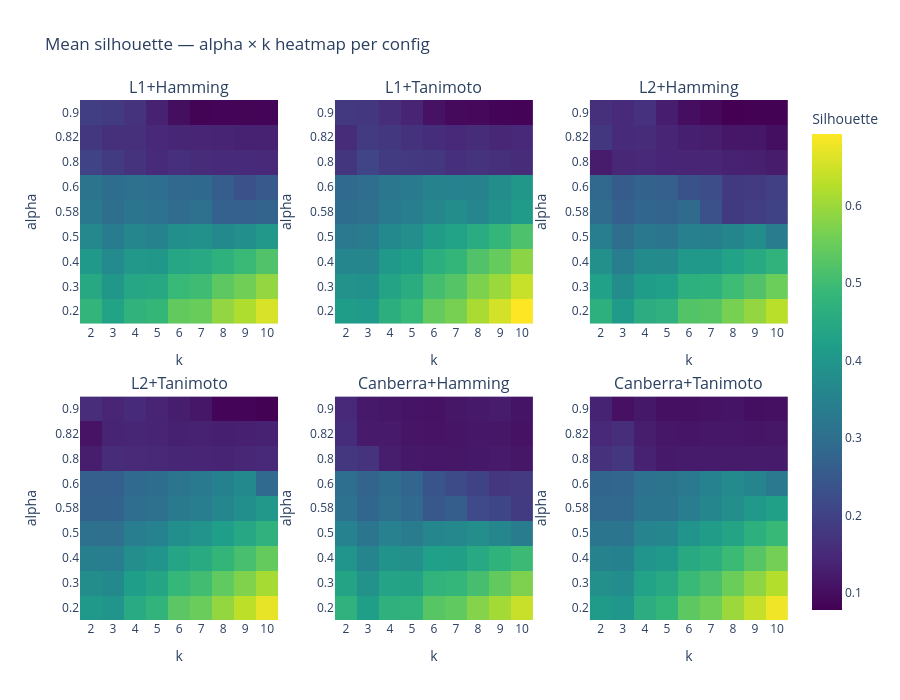
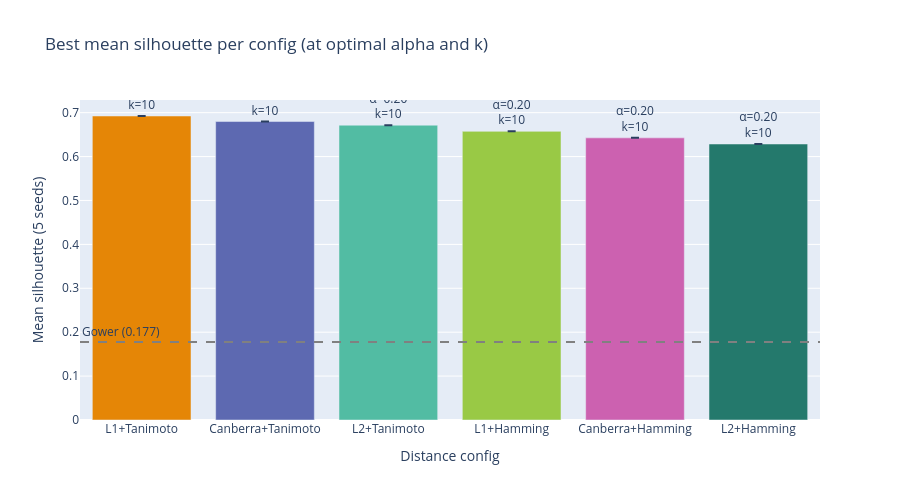
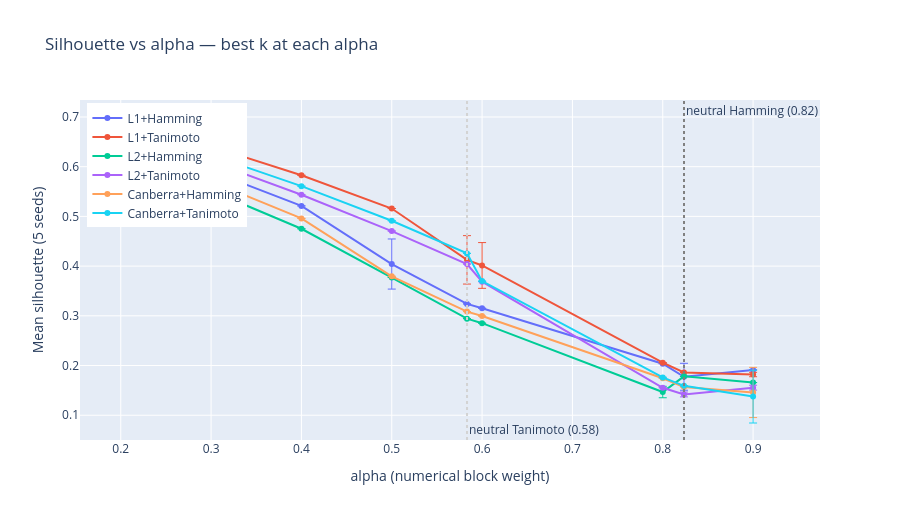

Notebook source saved alongside these figures, in order:
### Code cell
import plotly.graph_objects as go
from plotly.subplots import make_subplots

# ── 1. Silhouette heatmap: alpha × k, one subplot per config ─────────────────
configs_ordered = [f"{nd}+{cd}" for nd, cd, _ in sweep_configs]
n_configs = len(configs_ordered)

fig_heat = make_subplots(
    rows=2, cols=3,
    subplot_titles=configs_ordered,
    horizontal_spacing=0.08,
    vertical_spacing=0.14,
)

for idx, (num_dist, cat_dist, _) in enumerate(sweep_configs):
    row = idx // 3 + 1
    col = idx %  3 + 1

    subset = df_sweep[
        (df_sweep["num_dist"] == num_dist) &
        (df_sweep["cat_dist"] == cat_dist)
    ]
    pivot = subset.pivot(index="alpha", columns="k", values="mean_sil")

    fig_heat.add_trace(
        go.Heatmap(
            z=pivot.values,
            x=[str(k) for k in pivot.columns],
            y=[str(round(a, 2)) for a in pivot.index],
            colorscale="Viridis",
            zmin=df_sweep["mean_sil"].min(),
            zmax=df_sweep["mean_sil"].max(),
            showscale=(idx == 0),
            colorbar=dict(title="Silhouette", x=1.02) if idx == 0 else None,
        ),
        row=row, col=col,
    )
    fig_heat.update_xaxes(title_text="k", row=row, col=col)
    fig_heat.update_yaxes(title_text="alpha", row=row, col=col)

fig_heat.update_layout(
    title="Mean silhouette — alpha × k heatmap per config",
    height=700,
)
fig_heat.show()

# ── 2. Best silhouette per config — bar chart with std error bars ─────────────
fig_bar = go.Figure()

colors = px.colors.qualitative.Vivid[:len(df_best)]

fig_bar.add_trace(go.Bar(
    x=df_best["num_dist"] + "+" + df_best["cat_dist"],
    y=df_best["mean_sil"],
    error_y=dict(type="data", array=df_best["std_sil"].tolist(), visible=True),
    marker_color=colors,
    text=[
        f"α={row.alpha:.2f}<br>k={row.k}"
        for row in df_best.itertuples()
    ],
    textposition="outside",
))

# Gower reference line
fig_bar.add_hline(
    y=float(np.mean(gower_sil)),
    line_dash="dash",
    line_color="gray",
    annotation_text=f"Gower ({np.mean(gower_sil):.3f})",
    annotation_position="top left",
)

fig_bar.update_layout(
    title="Best mean silhouette per config (at optimal alpha and k)",
    yaxis_title="Mean silhouette (5 seeds)",
    xaxis_title="Distance config",
    height=500,
    showlegend=False,
)
fig_bar.show()

# ── 3. Silhouette vs alpha curves — one line per config ───────────────────────
# collapse over k: for each (config, alpha) take the best k
df_alpha_curve = (
    df_sweep
    .sort_values("mean_sil", ascending=False)
    .groupby(["num_dist", "cat_dist", "alpha"])
    .first()
    .reset_index()
)

fig_curve = go.Figure()

for num_dist, cat_dist, _ in sweep_configs:
    sub = df_alpha_curve[
        (df_alpha_curve["num_dist"] == num_dist) &
        (df_alpha_curve["cat_dist"] == cat_dist)
    ].sort_values("alpha")

    fig_curve.add_trace(go.Scatter(
        x=sub["alpha"],
        y=sub["mean_sil"],
        mode="lines+markers",
        name=f"{num_dist}+{cat_dist}",
        error_y=dict(
            type="data",
            array=sub["std_sil"].tolist(),
            visible=True,
            thickness=1,
            width=4,
        ),
    ))

# neutral alpha reference lines
fig_curve.add_vline(
    x=alpha_neutral_hamming,
    line_dash="dot", line_color="gray",
    annotation_text=f"neutral Hamming ({alpha_neutral_hamming:.2f})",
    annotation_position="top right",
)
fig_curve.add_vline(
    x=alpha_neutral_tanimoto,
    line_dash="dot", line_color="lightgray",
    annotation_text=f"neutral Tanimoto ({alpha_neutral_tanimoto:.2f})",
    annotation_position="bottom right",
)

fig_curve.update_layout(
    title="Silhouette vs alpha — best k at each alpha",
    xaxis_title="alpha (numerical block weight)",
    yaxis_title="Mean silhouette (5 seeds)",
    height=520,
    legend=dict(x=0.01, y=0.99),
)
fig_curve.show()

### Figure 1 — Plotly figure (JSON) as saved in the notebook; plotly's stock layout.template omitted (floating-point values rounded to 4 significant figures)
{"data": [{"colorbar": {"title": {"text": "Silhouette"}, "x": 1.02}, "colorscale": [[0, "#440154"], [0.1111, "#482878"], [0.2222, "#3e4989"], [0.3333, "#31688e"], [0.4444, "#26828e"], [0.5556, "#1f9e89"], [0.6667, "#35b779"], [0.7778, "#6ece58"], [0.8889, "#b5de2b"], [1, "#fde725"]], "showscale": true, "type": "heatmap", "x": ["2", "3", "4", "5", "6", "7", "8", "9", "10"], "xaxis": "x", "y": ["0.2", "0.3", "0.4", "0.5", "0.58", "0.6", "0.8", "0.82", "0.9"], "yaxis": "y", "z": [[0.4788, 0.4317, 0.4739, 0.4854, 0.5409, 0.5486, 0.5911, 0.6181, 0.6574], [0.4455, 0.4031, 0.4412, 0.4455, 0.4926, 0.5002, 0.5354, 0.5577, 0.5911], [0.4078, 0.3713, 0.4036, 0.4014, 0.4401, 0.4468, 0.4702, 0.4937, 0.5211], [0.3648, 0.3355, 0.3598, 0.353, 0.3821, 0.3864, 0.3683, 0.382, 0.4042], [0.324, 0.302, 0.3159, 0.309, 0.2938, 0.3066, 0.2679, 0.2664, 0.2746], [0.3152, 0.2948, 0.3071, 0.2987, 0.2851, 0.2862, 0.2616, 0.2329, 0.2507], [0.2036, 0.1855, 0.1682, 0.1528, 0.1603, 0.1554, 0.1529, 0.1531, 0.1491], [0.1774, 0.162, 0.162, 0.149, 0.142, 0.14, 0.1387, 0.1344, 0.1361], [0.1912, 0.1856, 0.169, 0.1361, 0.1015, 0.0825, 0.0846, 0.0843, 0.0853]], "zmax": 0.6924, "zmin": 0.0778}, {"colorscale": [[0, "#440154"], [0.1111, "#482878"], [0.2222, "#3e4989"], [0.3333, "#31688e"], [0.4444, "#26828e"], [0.5556, "#1f9e89"], [0.6667, "#35b779"], [0.7778, "#6ece58"], [0.8889, "#b5de2b"], [1, "#fde725"]], "showscale": false, "type": "heatmap", "x": ["2", "3", "4", "5", "6", "7", "8", "9", "10"], "xaxis": "x2", "y": ["0.2", "0.3", "0.4", "0.5", "0.58", "0.6", "0.8", "0.82", "0.9"], "yaxis": "y2", "z": [[0.4161, 0.4088, 0.4622, 0.4892, 0.5437, 0.5649, 0.6126, 0.6527, 0.6924], [0.3911, 0.3869, 0.4365, 0.4579, 0.5063, 0.5253, 0.5693, 0.5991, 0.6409], [0.3622, 0.3617, 0.4053, 0.4217, 0.4635, 0.4812, 0.5205, 0.5458, 0.5827], [0.3284, 0.3322, 0.3675, 0.3799, 0.4137, 0.4301, 0.4543, 0.4847, 0.5158], [0.2954, 0.3039, 0.3303, 0.3391, 0.3633, 0.3789, 0.3634, 0.3881, 0.4126], [0.2881, 0.2977, 0.3221, 0.3304, 0.3532, 0.3504, 0.3538, 0.3778, 0.4013], [0.1733, 0.2057, 0.1858, 0.1822, 0.1796, 0.1608, 0.1682, 0.1631, 0.1552], [0.1536, 0.186, 0.1783, 0.1663, 0.157, 0.1487, 0.1548, 0.1435, 0.149], [0.1819, 0.1786, 0.1582, 0.1386, 0.1076, 0.0932, 0.0906, 0.0852, 0.0809]], "zmax": 0.6924, "zmin": 0.0778}, {"colorscale": [[0, "#440154"], [0.1111, "#482878"], [0.2222, "#3e4989"], [0.3333, "#31688e"], [0.4444, "#26828e"], [0.5556, "#1f9e89"], [0.6667, "#35b779"], [0.7778, "#6ece58"], [0.8889, "#b5de2b"], [1, "#fde725"]], "showscale": false, "type": "heatmap", "x": ["2", "3", "4", "5", "6", "7", "8", "9", "10"], "xaxis": "x3", "y": ["0.2", "0.3", "0.4", "0.5", "0.58", "0.6", "0.8", "0.82", "0.9"], "yaxis": "y3", "z": [[0.4661, 0.4122, 0.4587, 0.4683, 0.5237, 0.529, 0.5642, 0.5914, 0.6286], [0.427, 0.3772, 0.4177, 0.4212, 0.4673, 0.4698, 0.4983, 0.5209, 0.552], [0.3843, 0.3399, 0.3736, 0.3715, 0.4078, 0.408, 0.4295, 0.45, 0.4751], [0.3372, 0.2998, 0.3252, 0.3191, 0.3453, 0.3437, 0.359, 0.377, 0.3347], [0.2943, 0.2638, 0.2809, 0.2734, 0.291, 0.2314, 0.1841, 0.1918, 0.2004], [0.2852, 0.2562, 0.2716, 0.2639, 0.2336, 0.2238, 0.1813, 0.1853, 0.1965], [0.1258, 0.1449, 0.1467, 0.1417, 0.141, 0.1403, 0.1338, 0.1316, 0.1251], [0.1782, 0.1496, 0.1537, 0.1404, 0.1303, 0.127, 0.1158, 0.116, 0.1017], [0.1598, 0.1498, 0.1657, 0.1287, 0.1003, 0.0896, 0.0778, 0.0798, 0.0792]], "zmax": 0.6924, "zmin": 0.0778}, {"colorscale": [[0, "#440154"], [0.1111, "#482878"], [0.2222, "#3e4989"], [0.3333, "#31688e"], [0.4444, "#26828e"], [0.5556, "#1f9e89"], [0.6667, "#35b779"], [0.7778, "#6ece58"], [0.8889, "#b5de2b"], [1, "#fde725"]], "showscale": false, "type": "heatmap", "x": ["2", "3", "4", "5", "6", "7", "8", "9", "10"], "xaxis": "x4", "y": ["0.2", "0.3", "0.4", "0.5", "0.58", "0.6", "0.8", "0.82", "0.9"], "yaxis": "y4", "z": [[0.4066, 0.3952, 0.4511, 0.4771, 0.5325, 0.5511, 0.5916, 0.6308, 0.6715], [0.377, 0.3678, 0.4185, 0.4393, 0.4876, 0.5037, 0.5396, 0.573, 0.6101], [0.3438, 0.3373, 0.3812, 0.3971, 0.4376, 0.4515, 0.4815, 0.51, 0.5436], [0.3061, 0.3029, 0.3383, 0.3501, 0.382, 0.3948, 0.4192, 0.4427, 0.4705], [0.2707, 0.2707, 0.2976, 0.3066, 0.3291, 0.3408, 0.3609, 0.3815, 0.4042], [0.2631, 0.2638, 0.2889, 0.2951, 0.3185, 0.3297, 0.3489, 0.3687, 0.2873], [0.1272, 0.1552, 0.1495, 0.1478, 0.143, 0.1413, 0.1396, 0.1441, 0.1471], [0.1097, 0.1399, 0.1418, 0.1399, 0.1337, 0.1355, 0.13, 0.1321, 0.1357], [0.1555, 0.1401, 0.153, 0.1397, 0.1278, 0.1159, 0.0826, 0.0832, 0.0794]], "zmax": 0.6924, "zmin": 0.0778}, {"colorscale": [[0, "#440154"], [0.1111, "#482878"], [0.2222, "#3e4989"], [0.3333, "#31688e"], [0.4444, "#26828e"], [0.5556, "#1f9e89"], [0.6667, "#35b779"], [0.7778, "#6ece58"], [0.8889, "#b5de2b"], [1, "#fde725"]], "showscale": false, "type": "heatmap", "x": ["2", "3", "4", "5", "6", "7", "8", "9", "10"], "xaxis": "x5", "y": ["0.2", "0.3", "0.4", "0.5", "0.58", "0.6", "0.8", "0.82", "0.9"], "yaxis": "y5", "z": [[0.4725, 0.4224, 0.4689, 0.4748, 0.529, 0.5395, 0.5774, 0.6074, 0.6426], [0.4361, 0.3905, 0.4338, 0.4315, 0.477, 0.4841, 0.5089, 0.5412, 0.5704], [0.3958, 0.3554, 0.3935, 0.3847, 0.4213, 0.426, 0.4466, 0.4729, 0.496], [0.3505, 0.3167, 0.3476, 0.3339, 0.3619, 0.3646, 0.3795, 0.3618, 0.3329], [0.3085, 0.2811, 0.3043, 0.2872, 0.2462, 0.2601, 0.2166, 0.2091, 0.1864], [0.2995, 0.2735, 0.2953, 0.2779, 0.2391, 0.2207, 0.2007, 0.1752, 0.1826], [0.1743, 0.1687, 0.1269, 0.1186, 0.1165, 0.1146, 0.1184, 0.1221, 0.1144], [0.157, 0.1208, 0.1208, 0.1122, 0.1099, 0.1128, 0.1152, 0.1146, 0.1088], [0.1458, 0.1199, 0.115, 0.1115, 0.109, 0.1143, 0.1197, 0.1245, 0.1118]], "zmax": 0.6924, "zmin": 0.0778}, {"colorscale": [[0, "#440154"], [0.1111, "#482878"], [0.2222, "#3e4989"], [0.3333, "#31688e"], [0.4444, "#26828e"], [0.5556, "#1f9e89"], [0.6667, "#35b779"], [0.7778, "#6ece58"], [0.8889, "#b5de2b"], [1, "#fde725"]], "showscale": false, "type": "heatmap", "x": ["2", "3", "4", "5", "6", "7", "8", "9", "10"], "xaxis": "x6", "y": ["0.2", "0.3", "0.4", "0.5", "0.58", "0.6", "0.8", "0.82", "0.9"], "yaxis": "y6", "z": [[0.4114, 0.4004, 0.4584, 0.4812, 0.535, 0.5557, 0.6005, 0.6392, 0.6798], [0.3841, 0.3758, 0.4301, 0.4469, 0.4941, 0.5122, 0.5528, 0.5859, 0.6232], [0.353, 0.3479, 0.3963, 0.4077, 0.4481, 0.4638, 0.4952, 0.5286, 0.5608], [0.3172, 0.3156, 0.3566, 0.3631, 0.3961, 0.4133, 0.4367, 0.4647, 0.4913], [0.2828, 0.2845, 0.3178, 0.3199, 0.3371, 0.3612, 0.3814, 0.4054, 0.4256], [0.2754, 0.2778, 0.3095, 0.311, 0.3275, 0.3502, 0.3698, 0.3553, 0.3269], [0.1637, 0.176, 0.135, 0.1199, 0.1231, 0.1242, 0.1239, 0.1231, 0.1231], [0.1454, 0.1592, 0.126, 0.1156, 0.113, 0.1151, 0.1158, 0.1127, 0.1139], [0.1375, 0.1059, 0.1176, 0.1039, 0.1046, 0.1085, 0.1117, 0.1025, 0.1046]], "zmax": 0.6924, "zmin": 0.0778}], "layout": {"annotations": [{"font": {"size": 16}, "showarrow": false, "text": "L1+Hamming", "x": 0.14, "xanchor": "center", "xref": "paper", "y": 1, "yanchor": "bottom", "yref": "paper"}, {"font": {"size": 16}, "showarrow": false, "text": "L1+Tanimoto", "x": 0.5, "xanchor": "center", "xref": "paper", "y": 1, "yanchor": "bottom", "yref": "paper"}, {"font": {"size": 16}, "showarrow": false, "text": "L2+Hamming", "x": 0.86, "xanchor": "center", "xref": "paper", "y": 1, "yanchor": "bottom", "yref": "paper"}, {"font": {"size": 16}, "showarrow": false, "text": "L2+Tanimoto", "x": 0.14, "xanchor": "center", "xref": "paper", "y": 0.43, "yanchor": "bottom", "yref": "paper"}, {"font": {"size": 16}, "showarrow": false, "text": "Canberra+Hamming", "x": 0.5, "xanchor": "center", "xref": "paper", "y": 0.43, "yanchor": "bottom", "yref": "paper"}, {"font": {"size": 16}, "showarrow": false, "text": "Canberra+Tanimoto", "x": 0.86, "xanchor": "center", "xref": "paper", "y": 0.43, "yanchor": "bottom", "yref": "paper"}], "height": 700, "title": {"text": "Mean silhouette — alpha × k heatmap per config"}, "xaxis": {"anchor": "y", "domain": [0, 0.28], "title": {"text": "k"}}, "xaxis2": {"anchor": "y2", "domain": [0.36, 0.64], "title": {"text": "k"}}, "xaxis3": {"anchor": "y3", "domain": [0.72, 1], "title": {"text": "k"}}, "xaxis4": {"anchor": "y4", "domain": [0, 0.28], "title": {"text": "k"}}, "xaxis5": {"anchor": "y5", "domain": [0.36, 0.64], "title": {"text": "k"}}, "xaxis6": {"anchor": "y6", "domain": [0.72, 1], "title": {"text": "k"}}, "yaxis": {"anchor": "x", "domain": [0.57, 1], "title": {"text": "alpha"}}, "yaxis2": {"anchor": "x2", "domain": [0.57, 1], "title": {"text": "alpha"}}, "yaxis3": {"anchor": "x3", "domain": [0.57, 1], "title": {"text": "alpha"}}, "yaxis4": {"anchor": "x4", "domain": [0, 0.43], "title": {"text": "alpha"}}, "yaxis5": {"anchor": "x5", "domain": [0, 0.43], "title": {"text": "alpha"}}, "yaxis6": {"anchor": "x6", "domain": [0, 0.43], "title": {"text": "alpha"}}}}

### Figure 2 — Plotly figure (JSON) as saved in the notebook; plotly's stock layout.template omitted (floating-point values rounded to 4 significant figures)
{"data": [{"error_y": {"array": [0, 0, 0, 0, 0, 0], "type": "data", "visible": true}, "marker": {"color": ["rgb(229, 134, 6)", "rgb(93, 105, 177)", "rgb(82, 188, 163)", "rgb(153, 201, 69)", "rgb(204, 97, 176)", "rgb(36, 121, 108)"]}, "text": ["α=0.20<br>k=10", "α=0.20<br>k=10", "α=0.20<br>k=10", "α=0.20<br>k=10", "α=0.20<br>k=10", "α=0.20<br>k=10"], "textposition": "outside", "type": "bar", "x": ["L1+Tanimoto", "Canberra+Tanimoto", "L2+Tanimoto", "L1+Hamming", "Canberra+Hamming", "L2+Hamming"], "y": [0.6924, 0.6798, 0.6715, 0.6574, 0.6426, 0.6286]}], "layout": {"annotations": [{"showarrow": false, "text": "Gower (0.177)", "x": 0, "xanchor": "left", "xref": "x domain", "y": 0.1774, "yanchor": "bottom", "yref": "y"}], "height": 500, "shapes": [{"line": {"color": "gray", "dash": "dash"}, "type": "line", "x0": 0, "x1": 1, "xref": "x domain", "y0": 0.1774, "y1": 0.1774, "yref": "y"}], "showlegend": false, "title": {"text": "Best mean silhouette per config (at optimal alpha and k)"}, "xaxis": {"title": {"text": "Distance config"}}, "yaxis": {"title": {"text": "Mean silhouette (5 seeds)"}}}}

### Figure 3 — Plotly figure (JSON) as saved in the notebook; plotly's stock layout.template omitted (floating-point values rounded to 4 significant figures)
{"data": [{"error_y": {"array": [0, 0, 0, 0.0504, 0, 0, 0, 0.0271, 0.0001], "thickness": 1, "type": "data", "visible": true, "width": 4}, "mode": "lines+markers", "name": "L1+Hamming", "type": "scatter", "x": [0.2, 0.3, 0.4, 0.5, 0.5833, 0.6, 0.8, 0.8235, 0.9], "y": [0.6574, 0.5911, 0.5211, 0.4042, 0.324, 0.3152, 0.2036, 0.1774, 0.1912]}, {"error_y": {"array": [0, 0, 0, 0, 0.0487, 0.046, 0, 0, 0.0044], "thickness": 1, "type": "data", "visible": true, "width": 4}, "mode": "lines+markers", "name": "L1+Tanimoto", "type": "scatter", "x": [0.2, 0.3, 0.4, 0.5, 0.5833, 0.6, 0.8, 0.8235, 0.9], "y": [0.6924, 0.6409, 0.5827, 0.5158, 0.4126, 0.4013, 0.2057, 0.186, 0.1819]}, {"error_y": {"array": [0, 0, 0, 0, 0, 0, 0.0115, 0, 0], "thickness": 1, "type": "data", "visible": true, "width": 4}, "mode": "lines+markers", "name": "L2+Hamming", "type": "scatter", "x": [0.2, 0.3, 0.4, 0.5, 0.5833, 0.6, 0.8, 0.8235, 0.9], "y": [0.6286, 0.552, 0.4751, 0.377, 0.2943, 0.2852, 0.1467, 0.1782, 0.1657]}, {"error_y": {"array": [0, 0, 0, 0, 0, 0, 0, 0.0049, 0.0049], "thickness": 1, "type": "data", "visible": true, "width": 4}, "mode": "lines+markers", "name": "L2+Tanimoto", "type": "scatter", "x": [0.2, 0.3, 0.4, 0.5, 0.5833, 0.6, 0.8, 0.8235, 0.9], "y": [0.6715, 0.6101, 0.5436, 0.4705, 0.4042, 0.3687, 0.1552, 0.1418, 0.1555]}, {"error_y": {"array": [0, 0, 0, 0, 0, 0, 0, 0, 0.0505], "thickness": 1, "type": "data", "visible": true, "width": 4}, "mode": "lines+markers", "name": "Canberra+Hamming", "type": "scatter", "x": [0.2, 0.3, 0.4, 0.5, 0.5833, 0.6, 0.8, 0.8235, 0.9], "y": [0.6426, 0.5704, 0.496, 0.3795, 0.3085, 0.2995, 0.1743, 0.157, 0.1458]}, {"error_y": {"array": [0, 0, 0, 0, 0, 0, 0.0006, 0.0004, 0.0531], "thickness": 1, "type": "data", "visible": true, "width": 4}, "mode": "lines+markers", "name": "Canberra+Tanimoto", "type": "scatter", "x": [0.2, 0.3, 0.4, 0.5, 0.5833, 0.6, 0.8, 0.8235, 0.9], "y": [0.6798, 0.6232, 0.5608, 0.4913, 0.4256, 0.3698, 0.176, 0.1592, 0.1375]}], "layout": {"annotations": [{"showarrow": false, "text": "neutral Hamming (0.82)", "x": 0.8235, "xanchor": "left", "xref": "x", "y": 1, "yanchor": "top", "yref": "y domain"}, {"showarrow": false, "text": "neutral Tanimoto (0.58)", "x": 0.5833, "xanchor": "left", "xref": "x", "y": 0, "yanchor": "bottom", "yref": "y domain"}], "height": 520, "legend": {"x": 0.01, "y": 0.99}, "shapes": [{"line": {"color": "gray", "dash": "dot"}, "type": "line", "x0": 0.8235, "x1": 0.8235, "xref": "x", "y0": 0, "y1": 1, "yref": "y domain"}, {"line": {"color": "lightgray", "dash": "dot"}, "type": "line", "x0": 0.5833, "x1": 0.5833, "xref": "x", "y0": 0, "y1": 1, "yref": "y domain"}], "title": {"text": "Silhouette vs alpha — best k at each alpha"}, "xaxis": {"title": {"text": "alpha (numerical block weight)"}}, "yaxis": {"title": {"text": "Mean silhouette (5 seeds)"}}}}
